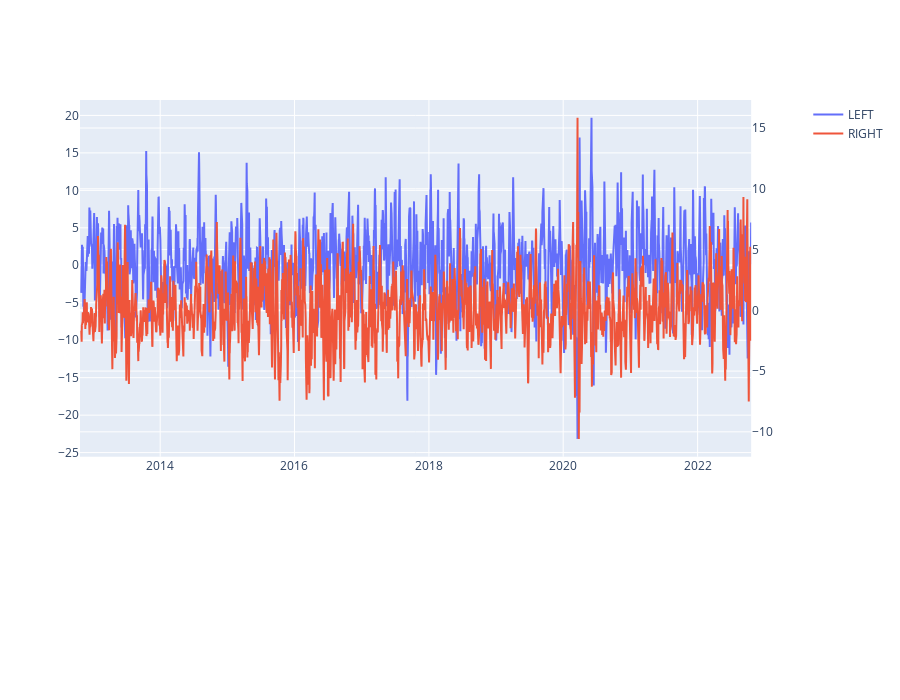

The notebook cell this image was saved under:
### Markdown cell above
### x-y1, y2

### Code cell
# y1 = comparatee.종가
# y2 = comparator.종가
y1 = sma(comparatee.종가.diff(), win=5)
y2 = sma(comparator.종가.diff(), win=5)

fig = make_subplots(
    rows=2, cols=1, row_width=[0.3, 0.7], vertical_spacing=0.02, shared_xaxes=False,
    specs=[
        [{"type": "xy", "secondary_y": True}],
        [{"type": "xy"}]
    ]
)

fig.add_trace(go.Scatter(
    x=y1.index, y=y1, name='LEFT',
    xhoverformat='%Y/%m/%d'
), row=1, col=1, secondary_y=False)

fig.add_trace(go.Scatter(
    x=y2.index, y=y2, name='RIGHT',
    xhoverformat='%Y/%m/%d'
), row=1, col=1, secondary_y=True)
fig.update_layout(height=700)
fig.show()

### Figure 1 — Plotly figure (JSON) as saved in the notebook; plotly's stock layout.template omitted (floating-point values rounded to 4 significant figures; data arrays with more than 128 entries replaced by an {"elided": "..."} marker saying what was removed)
{"data": [{"name": "LEFT", "type": "scatter", "x": {"elided": "2458 str values"}, "xaxis": "x", "xhoverformat": "%Y/%m/%d", "y": {"elided": "2458 float values"}, "yaxis": "y"}, {"name": "RIGHT", "type": "scatter", "x": {"elided": "2457 str values"}, "xaxis": "x", "xhoverformat": "%Y/%m/%d", "y": {"elided": "2457 float values"}, "yaxis": "y2"}], "layout": {"height": 700, "xaxis": {"anchor": "y", "domain": [0, 0.94]}, "xaxis2": {"anchor": "y3", "domain": [0, 0.94]}, "yaxis": {"anchor": "x", "domain": [0.314, 1]}, "yaxis2": {"anchor": "x", "overlaying": "y", "side": "right"}, "yaxis3": {"anchor": "x2", "domain": [0, 0.294]}}}
